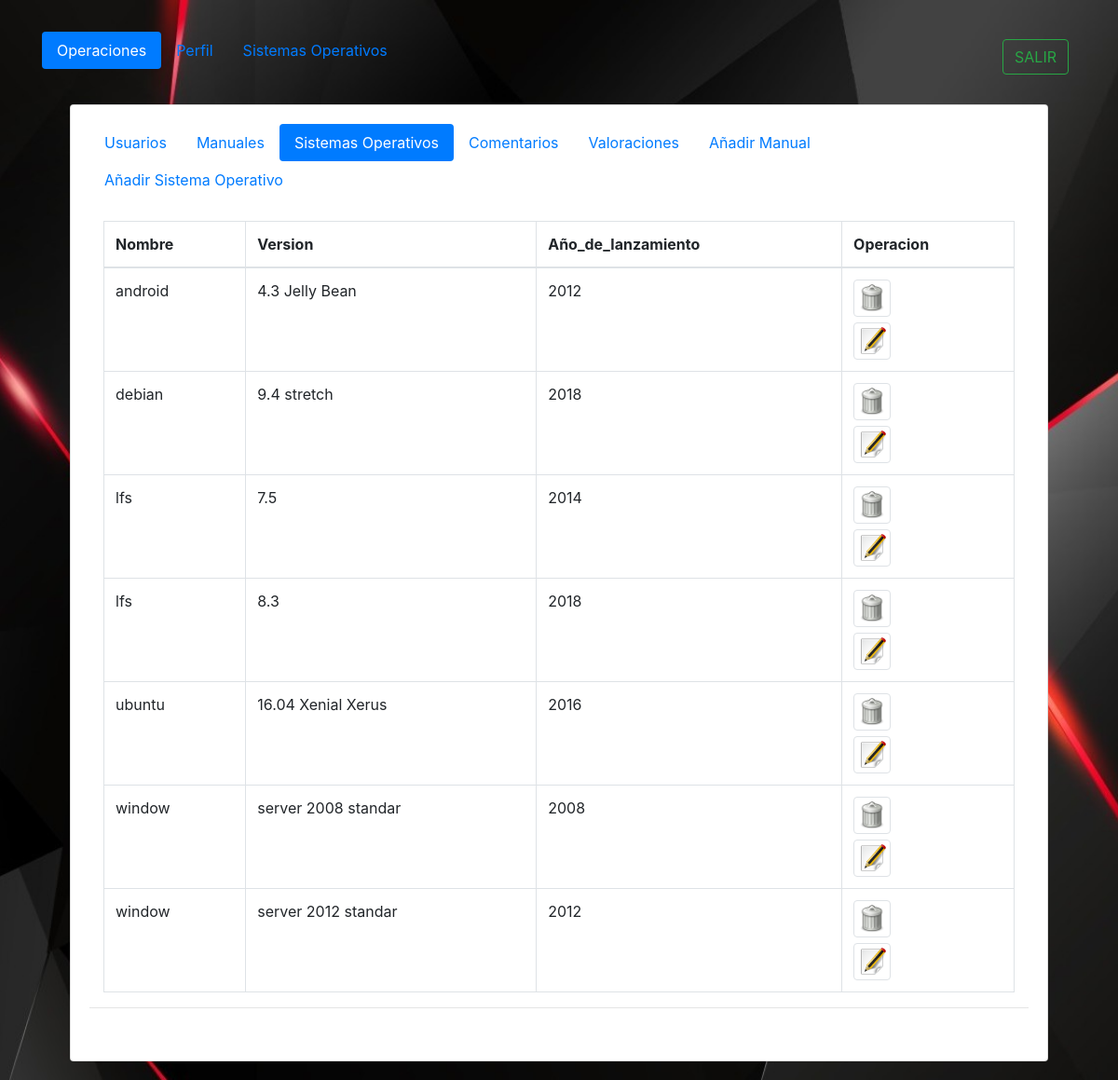
/PAGINA_WEB/administrador/menu_so.php (signed in), run on an earlier commit of the app's database.
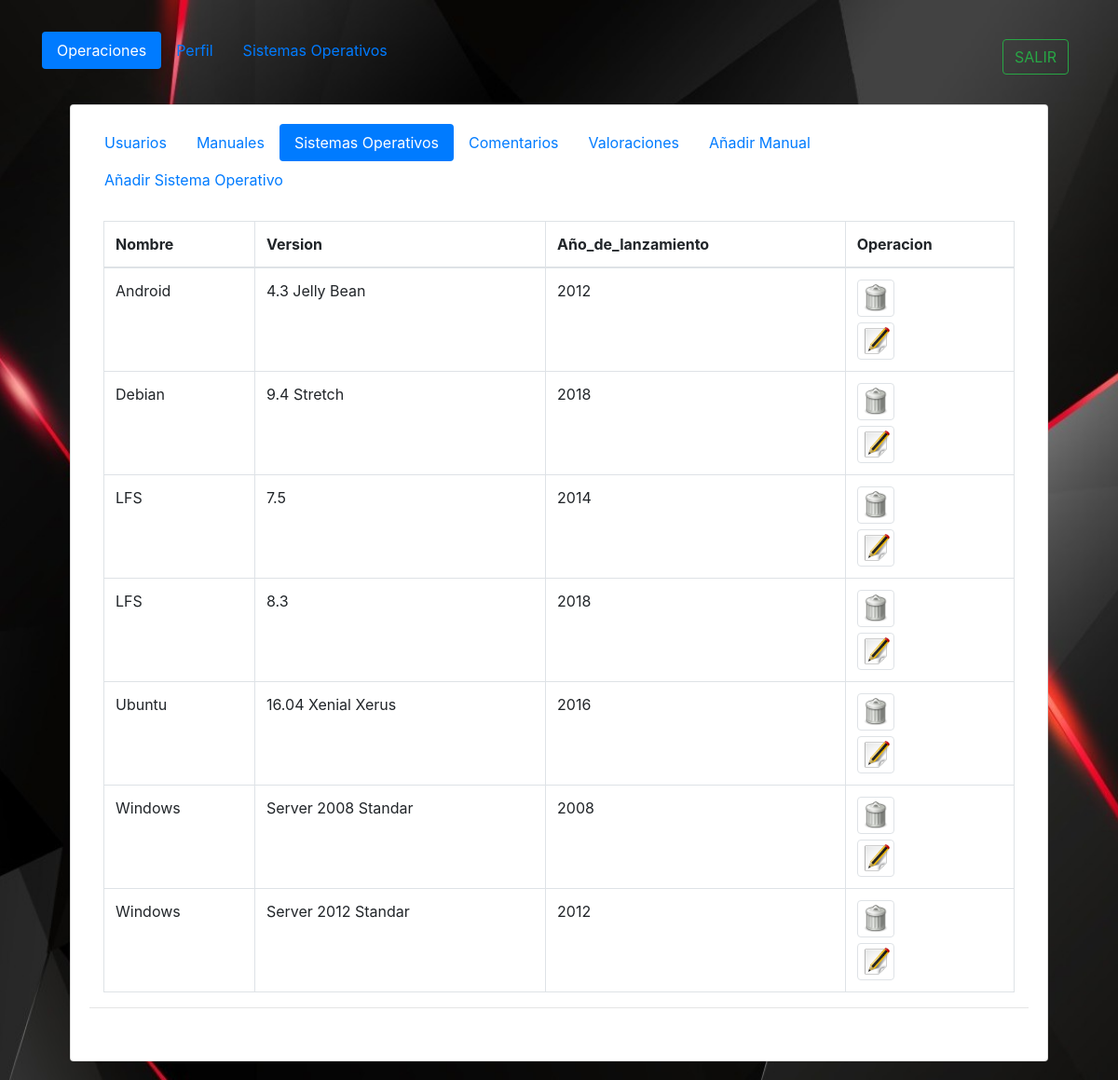
And on a later commit of the database.
### tables this page shows
CREATE TABLE `sistema_operativo` (
  `cod_so` int(11) NOT NULL AUTO_INCREMENT,
  `nombre` varchar(30) NOT NULL,
  `version` varchar(30) NOT NULL,
  `jahr_de_lanzamiento` year(4) NOT NULL,
  `perfil_so` varchar(300) NOT NULL,
  `fondo_so` varchar(300) NOT NULL,
  PRIMARY KEY (`cod_so`)
);

### PAGINA_WEB/php_codigo/todos_los_so.php (shortened to what this page needs)
<?php if (!isset($_GET['codigo2'])): ?>
<?php
$connection2 = new mysqli($db_host, $db_user, $db_password, $db_name);
$connection2->set_charset("utf8");
if ($result2 = $connection2->query("select * from sistema_operativo  order by nombre ASC ;")) {
    ?>
    <table class="table table-bordered" style="width:100%;">
    <thead>
      <tr>
        <th scope="row">Nombre</th>
        <th scope="row">Version</th>
        <th scope="row">Año_de_lanzamiento</th>
        <th scope="row">Operacion</th>
       </tr>
    </thead>
<?php
    while ($obj2 = $result2->fetch_object()) {
        echo "<tr>";
        echo "<td>".$obj2->nombre."</td>";
        echo "<td>".$obj2->version."</td>";
        echo "<td>".$obj2->jahr_de_lanzamiento."</td>";
        echo "<td><form method='POST' action='menu_so.php?codigo2=$obj2->cod_so'><input type='image' name='eliminar2' src='../css/iconos/eliminar.png' style='width:40px' alt='Submit' class='img-thumbnail' /></form><a href='../op_admin/sis.php?codso=$obj2->cod_so&nom=$obj2->nombre&vers=$obj2->version&lanzamiento=$obj2->jahr_de_lanzamiento'><img src='../css/iconos/editar.png'  style='width:40px' class='img-thumbnail' /></a></td>";
        echo "</tr>";
    }
}
echo "</table>";
?>
<?php endif?>

What changed in the data, as far as the page shows it:
changed sistema_operativo "4.3 Jelly Bean": nombre "android" → "Android"
changed sistema_operativo: nombre "debian" → "Debian"; version "9.4 stretch" → "9.4 Stretch"
changed sistema_operativo (number 3 of 7 on the later page): nombre "lfs" → "LFS"
changed sistema_operativo (number 4 of 7 on the later page): nombre "lfs" → "LFS"
changed sistema_operativo "16.04 Xenial Xerus": nombre "ubuntu" → "Ubuntu"
changed sistema_operativo: nombre "window" → "Windows"; version "server 2008 standar" → "Server 2008 Standar"
changed sistema_operativo: nombre "window" → "Windows"; version "server 2012 standar" → "Server 2012 Standar"
